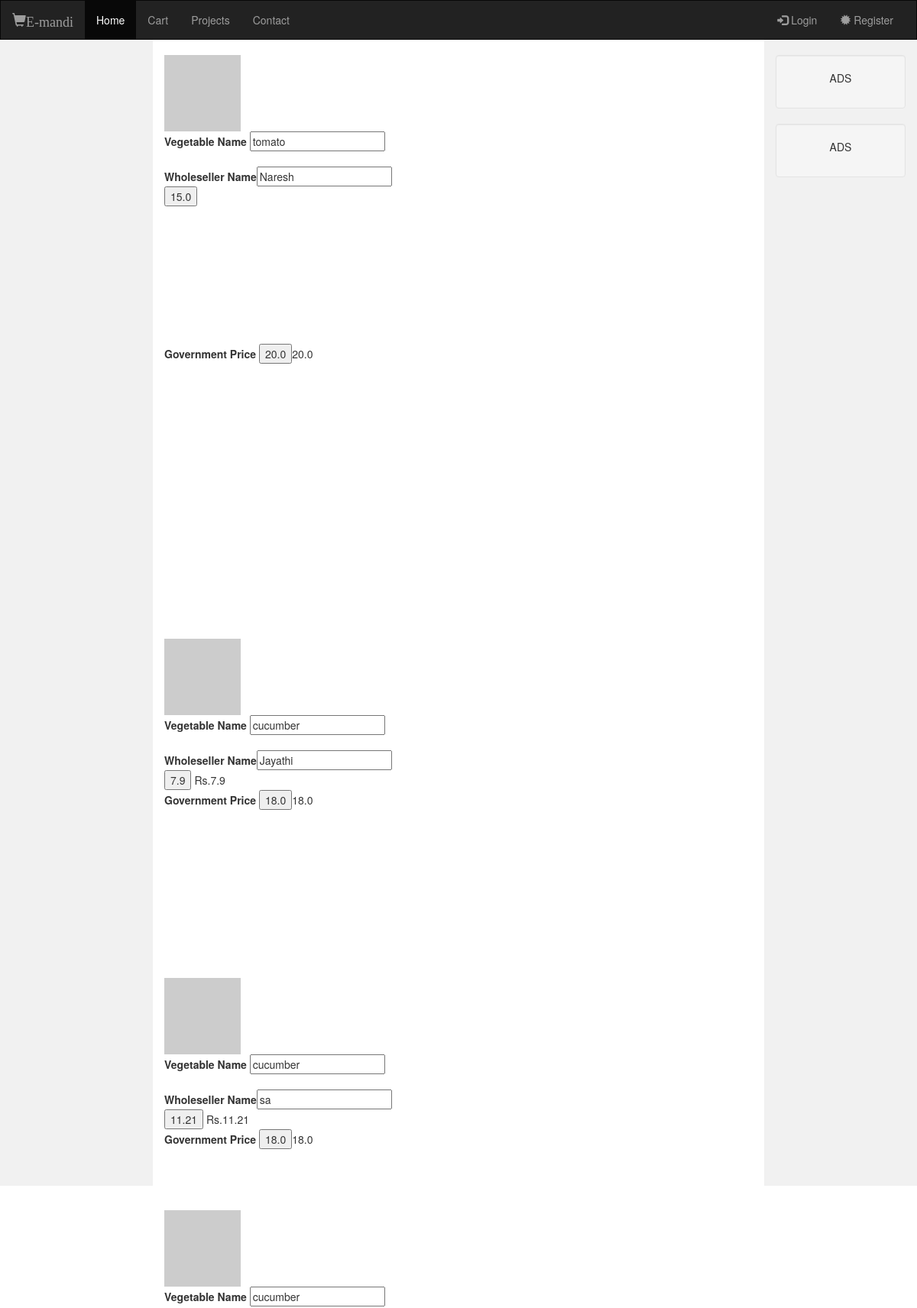
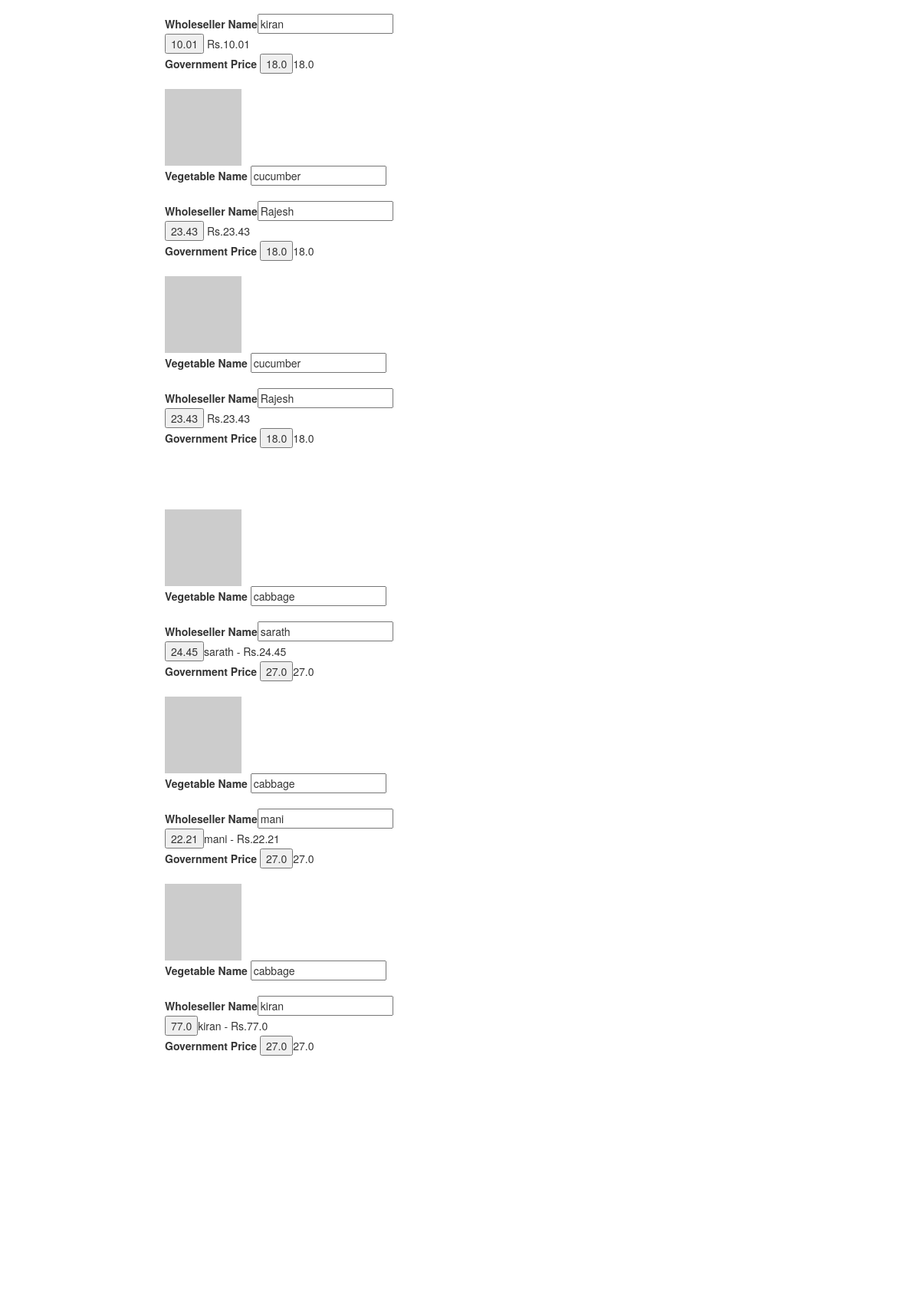
The page / (upper part) on the database its author committed (2 pictures, top to bottom).
### models.py (models this page shows, shortened)
class Wholeseller(Base):
    __tablename__ = 'Wholeseller'
    id = db.Column(db.Integer,primary_key=True)
    wholeseller_name = db.Column(db.String(10))
    vegetable_name = db.Column(db.String(60))
    price = db.Column(db.Float)

class Government(Base):
     __tablename__='Government'
     id = db.Column(db.Integer,primary_key=True)
     vegetable_name = db.Column(db.String(60))
     price = db.Column(db.Integer)

### app.py (the view)
@app.route('/')
def home():
    items = Wholeseller.query.all()
    govt = Government.query.all()
    return render_template('pages/index.html',items=items,govt=govt)

### templates/pages/index.html (shortened to what this page needs)
<!DOCTYPE html>
<html lang="en">
<head>
  <link rel="stylesheet" href="https://maxcdn.bootstrapcdn.com/bootstrap/3.3.7/css/bootstrap.min.css">
</head>
<body>
<nav class="navbar navbar-inverse">
  <div class="container-fluid">
    <div class="navbar-header">
      <a class="navbar-brand" href="#"><span class="glyphicon glyphicon-shopping-cart">E-mandi</span></a>
    </div>
    <div class="collapse navbar-collapse" id="myNavbar">
      <ul class="nav navbar-nav">
        <li class="active"><a href="#">Home</a></li>
        <li><a href="#">Cart</a></li>
        <li><a href="#">Projects</a></li>
        <li><a href="#">Contact</a></li>
      </ul>
      <ul class="nav navbar-nav navbar-right">
        {% if not session %}
        <li><a href="{{url_for('login')}}"><span class="glyphicon glyphicon-log-in"></span> Login</a></li>
        <li><a href="{{url_for('register')}}"><span class="glyphicon glyphicon-certificate"></span> Register</a></li>
        {% endif %}
      </ul>
    </div>
  </div>
</nav>
<div class="container-fluid text-center">
  <div class="row content">
    <div class="col-sm-2 sidenav">
    </div>
    <div class="col-sm-8 text-left">
      <div>
	<form method =post action="{{url_for('cart')}}">
		<div id='tomato'>
			{% for item in items %}
			{% if item['vegetable_name'] == 'tomato' %}
  			<img src="https://placehold.it/100x100"/><br>
  			<b>Vegetable Name</b> <input type="text" name="vegetable_name" value="{{ item['vegetable_name'] }}" readonly><br><br>
        <b>Wholeseller Name</b><input type="text" name="wholeseller_name" value="{{ item['wholeseller_name'] }}" readonly><br>
  			<input type="submit" name="vegetable_price" value="{{ item['price'] }}" readonly><br>
        {% for vegetable in govt %}
        {% if vegetable['vegetable_name'] == 'tomato' %}
        <b>Government Price </b><input type="submit" name="govt_price" value="{{ vegetable['price'] }}" readonly>{{ vegetable['price'] }}<br>
        {% endif %}
      </form><br>
        {% endfor %}
			{% endif %}<br>
			{% endfor %}
		</div>
  <form method=post action="{{url_for('cart')}}">
		<div id='cucumber'>
			{% for item in items %}
			{% if item['vegetable_name'] == 'cucumber' %}
  			<img src="https://placehold.it/100x100"/><br>
  			<b>Vegetable Name</b> <input type="text" name="vegetable_name" value="{{ item['vegetable_name'] }}" readonly><br><br>
  			<b>Wholeseller Name</b><input type="text" name="wholeseller_name" value="{{ item['wholeseller_name'] }}" readonly><br>
        <input type="submit" name="vegetable_price" value="{{ item['price'] }}" readonly> Rs.{{ item['price'] }}<br>
        {% for vegetable in govt %}
        {% if vegetable['vegetable_name'] == 'cucumber' %}
        <b>Government Price </b><input type="submit" name="govt_price" value="{{ vegetable['price'] }}" readonly>{{ vegetable['price'] }}<br>
        {% endif %}
        {% endfor %}
			{% endif %}<br>
			{% endfor %}
		</div>
	</form><br>
    <form method=post action="{{url_for('cart')}}">
    <div id='cabbage'>
      {% for item in items %}
      {% if item['vegetable_name'] == 'cabbage' %}
        <img src="https://placehold.it/100x100"/><br>
        <b>Vegetable Name</b> <input type="text" name="vegetable_name" value="{{ item['vegetable_name'] }}" readonly><br><br>
        <b>Wholeseller Name</b><input type="text" name="wholeseller_name" value="{{ item['wholeseller_name'] }}" readonly><br>
        <input type="submit" name="vegetable_price" value="{{ item['price'] }}" readonly>{{ item['wholeseller_name'] }} - Rs.{{ item['price'] }}<br>
        {% for vegetable in govt %}
        {% if vegetable['vegetable_name'] == 'cabbage' %}
        <b>Government Price </b><input type="submit" name="govt_price" value="{{ vegetable['price'] }}" readonly>{{ vegetable['price'] }}<br>
        {% endif %}
        {% endfor %}
      {% endif %}<br>
      {% endfor %}
    </div>
  </form><br>
    <form method=post action="{{url_for('cart')}}">
    <div id='potato'>
      {% for item in items %}
      {% if item['vegetable_name'] == 'potato' %}
        <img src="https://placehold.it/100x100"/><br>
        <b>Vegetable Name</b> <input type="text" name="vegetable_name" value="{{ item['vegetable_name'] }}" readonly><br><br>
        <b>Wholeseller Name</b><input type="text" name="wholeseller_name" value="{{ item['wholeseller_name'] }}" readonly><br>
        <input type="submit" name="vegetable_price" value="{{ item['price'] }}" readonly>{{ item['wholeseller_name'] }} - Rs.{{ item['price'] }}<br>
        {% for vegetable in govt %}
        {% if vegetable['vegetable_name'] == 'potato' %}
        <b>Government Price </b><input type="submit" name="govt_price" value="{{ vegetable['price'] }}" readonly>{{ vegetable['price'] }}<br>
        {% endif %}
        {% endfor %}
      {% endif %}<br>
      {% endfor %}
    </div>
  </form><br>
	</div>
    </div>
    <div class="col-sm-2 sidenav">
      <div class="well">
        <p>ADS</p>
      </div>
      <div class="well">
        <p>ADS</p>
      </div>
    </div>
  </div>
</body>
</html>

### templates/pages/index.html (style rules this page uses)
.navbar { margin-bottom: 0; border-radius: 0; }
.row.content { height: 1500px }
.sidenav { padding-top: 20px; background-color: #f1f1f1; height: 100%; }

### rows shown on the page
Wholeseller: vegetable_name "tomato", wholeseller_name "Naresh", vegetable_price "15.0"
Government: govt_price "20.0", price "20.0"
Wholeseller: vegetable_name "cucumber", wholeseller_name "Jayathi", vegetable_price "7.9", price "7.9"
Government: govt_price "18.0", price "18.0"
Wholeseller: vegetable_name "cucumber", wholeseller_name "sa", vegetable_price "11.21", price "11.21"
Wholeseller: vegetable_name "cucumber", wholeseller_name "kiran", vegetable_price "10.01", price "10.01"
Wholeseller: vegetable_name "cucumber", wholeseller_name "Rajesh", vegetable_price "23.43", price "23.43"
Wholeseller: vegetable_name "cucumber", wholeseller_name "Rajesh", vegetable_price "23.43", price "23.43"
Wholeseller: vegetable_name "cabbage", wholeseller_name "sarath", vegetable_price "24.45", price "24.45"
Government: govt_price "27.0", price "27.0"
Wholeseller: vegetable_name "cabbage", wholeseller_name "mani", vegetable_price "22.21", price "22.21"
Wholeseller: vegetable_name "cabbage", wholeseller_name "kiran", vegetable_price "77.0", price "77.0"
